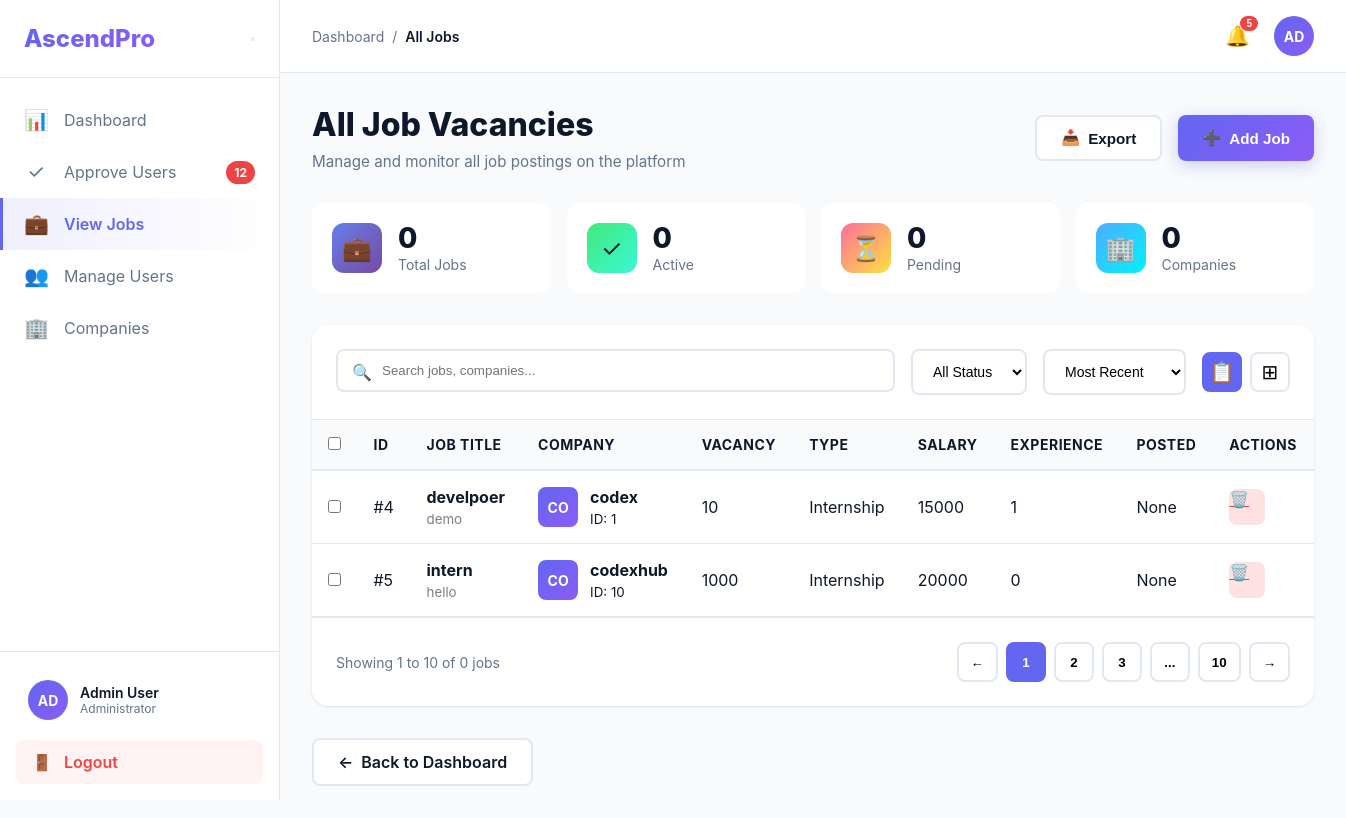
Screenshot of /admin/jobs with the database file from the repository.
### tables this page shows
CREATE TABLE jobs (
  id INTEGER PRIMARY KEY AUTOINCREMENT,
  role TEXT,
  description TEXT,
  company TEXT
, company_id INTEGER, company_name TEXT, vacancy INTEGER, type TEXT, salary TEXT, experience TEXT, created_at TEXT);

### routes/admin_routes.py (the view)
@admin_bp.route("/jobs")
def jobs():
    conn = sqlite3.connect(DATABASE)
    conn.row_factory = sqlite3.Row
    cur = conn.cursor()
    cur.execute("""
        SELECT id, role, company_name, company_id,
               vacancy, type, salary, experience,
               description, created_at
        FROM jobs
        ORDER BY datetime(created_at) DESC
    """)
    jobs = cur.fetchall()
    cur.execute("SELECT COUNT(*) FROM jobs")
    total_jobs = cur.fetchone()[0]
    conn.close()
    return render_template(
        "admin/jobs.html",
        jobs=jobs,
        total_jobs=total_jobs
    )

### app.py (called while the page is built)
@app.context_processor
def inject_pending_count():
    try:
        conn = sqlite3.connect(DATABASE)
        cur = conn.cursor()
        cur.execute("SELECT COUNT(*) FROM users WHERE approved = 0")
        pending_count = cur.fetchone()[0]
        conn.close()
    except Exception:
        pending_count = 0
    return dict(pending_count=pending_count)

### templates/admin/jobs.html (shortened to what this page needs)
<!DOCTYPE html>
<html lang="en">
<head>
    <link rel="stylesheet" href="{{ url_for('static', filename='css/job-style.css') }}">
</head>
<body>
    <aside class="sidebar" id="sidebar">
        <div class="sidebar-header">
            <div class="logo">AscendPro</div>
            <button class="sidebar-toggle" id="sidebarToggle">
            </button>
        </div>
        <nav class="sidebar-nav">
            <a href="/admin/dashboard" class="nav-item">
                <span class="icon">📊</span>
                <span class="text">Dashboard</span>
            </a>
            <a href="/admin/pending-users" class="nav-item">
                <span class="icon">✓</span>
                <span class="text">Approve Users</span>
                <span class="badge">12</span>
            </a>
            <a href="/admin/jobs" class="nav-item active">
                <span class="icon">💼</span>
                <span class="text">View Jobs</span>
            </a>
            <a href="/admin/users" class="nav-item">
                <span class="icon">👥</span>
                <span class="text">Manage Users</span>
            </a>
            <a href="/admin/companies" class="nav-item">
                <span class="icon">🏢</span>
                <span class="text">Companies</span>
            </a>
        </nav>
        <div class="sidebar-footer">
            <div class="admin-profile">
                <div class="avatar">AD</div>
                <div class="admin-info">
                    <div class="name">Admin User</div>
                    <div class="role">Administrator</div>
                </div>
            </div>
            <a href="/login" class="logout-btn">
                <span class="icon">🚪</span>
                <span class="text">Logout</span>
            </a>
        </div>
    </aside>
    <main class="main-content">
        <header class="top-bar">
            <div class="top-bar-left">
                <div class="breadcrumb">
                    <a href="/admin/dashboard">Dashboard</a>
                    <span class="separator">/</span>
                    <span class="current">All Jobs</span>
                </div>
            </div>
            <div class="top-bar-right">
                <button class="notification-btn">
                    <span class="icon">🔔</span>
                    <span class="badge">5</span>
                </button>
                <div class="admin-avatar">AD</div>
            </div>
        </header>
        <div class="page-content">
            <div class="page-header">
                <div class="header-left">
                    <h1>All Job Vacancies</h1>
                    <p>Manage and monitor all job postings on the platform</p>
                </div>
                <div class="header-actions">
                    <button class="btn-secondary" onclick="exportData()">
                        <span class="icon">📥</span>
                        <span>Export</span>
                    </button>
                    <button class="btn-primary" onclick="addNewJob()">
                        <span class="icon">➕</span>
                        <span>Add Job</span>
                    </button>
                </div>
            </div>
            <div class="stats-row">
                <div class="stat-mini">
                    <div class="stat-icon total">💼</div>
                    <div class="stat-info">
                        <div class="stat-value" id="totalJobs">0</div>
                        <div class="stat-label">Total Jobs</div>
                    </div>
                </div>
                <div class="stat-mini">
                    <div class="stat-icon active">✓</div>
                    <div class="stat-info">
                        <div class="stat-value" id="activeJobs">0</div>
                        <div class="stat-label">Active</div>
                    </div>
                </div>
                <div class="stat-mini">
                    <div class="stat-icon pending">⏳</div>
                    <div class="stat-info">
                        <div class="stat-value" id="pendingJobs">0</div>
                        <div class="stat-label">Pending</div>
                    </div>
                </div>
                <div class="stat-mini">
                    <div class="stat-icon companies">🏢</div>
                    <div class="stat-info">
                        <div class="stat-value" id="totalCompanies">0</div>
                        <div class="stat-label">Companies</div>
                    </div>
                </div>
            </div>
            <div class="table-container">
                <div class="table-controls">
                    <div class="search-filter">
                        <div class="search-box">
                            <span class="search-icon">🔍</span>
                            <input type="text" id="searchInput" placeholder="Search jobs, companies...">
                        </div>
                        <select class="filter-select" id="statusFilter">
                            <option value="">All Status</option>
                        </select>
                        <select class="filter-select" id="sortBy">
                            <option value="recent">Most Recent</option>
                        </select>
                    </div>
                    <div class="view-options">
                        <button class="view-btn active" data-view="table">
                            <span>📋</span>
                        </button>
                        <button class="view-btn" data-view="grid">
                            <span>⊞</span>
                        </button>
                    </div>
                </div>
           <div class="table-wrapper">
<table class="jobs-table">
    <thead>
        <tr>
            <th><input type="checkbox" id="selectAll"></th>
            <th>ID</th>
            <th>Job Title</th>
            <th>Company</th>
            <th>Vacancy</th>
            <th>Type</th>
            <th>Salary</th>
            <th>Experience</th>
            <th>Posted</th>
            <th>Actions</th>
        </tr>
    </thead>
    <tbody id="jobsTableBody">
    {% if jobs %}
        {% for j in jobs %}
        <tr class="job-row">
            <td>
                <input type="checkbox" class="row-checkbox">
            </td>
            <td>#{{ j[0] }}</td>
            <td>
                <div class="title-cell">
                    <strong>{{ j[1] }}</strong>
                    <small style="display:block;color:gray;">
                        {{ j[8][:60] }}{% if j[8]|length > 60 %}...{% endif %}
                    </small>
                </div>
            </td>
            <td>
                <div class="company-info">
                    <div class="company-avatar">
                        {{ j[2][:2].upper() }}
                    </div>
                    <div class="company-details">
                        <strong>{{ j[2] }}</strong>
                        <small>ID: {{ j[3] }}</small>
                    </div>
                </div>
            </td>
            <td>{{ j[4] }}</td>
            <td>{{ j[5] }}</td>
            <td>{{ j[6] }}</td>
            <td>{{ j[7] }}</td>
            <td>{{ j[9] }}</td>
            <td>
                <div class="action-buttons">
                    <a href="/admin/delete-job/{{ j[0] }}"
                       class="action-btn delete"
                       onclick="return confirm('Are you sure you want to delete this job?')">
                        🗑️
                    </a>
                </div>
            </td>
        </tr>
        {% endfor %}
    {% else %}
        <tr>
            <td colspan="10" style="text-align:center;padding:20px;">
                No Jobs Available
            </td>
        </tr>
    {% endif %}
    </tbody>
</table>
</div>
                <div class="pagination">
                    <div class="pagination-info">
                        Showing <span id="showingStart">1</span> to <span id="showingEnd">10</span> of <span id="totalRecords">0</span> jobs
                    </div>
                    <div class="pagination-controls">
                        <button class="page-btn" id="prevBtn">
                            <span>←</span>
                        </button>
                        <button class="page-btn active">1</button>
                        <button class="page-btn">2</button>
                        <button class="page-btn">3</button>
                        <button class="page-btn">...</button>
                        <button class="page-btn">10</button>
                        <button class="page-btn" id="nextBtn">
                            <span>→</span>
                        </button>
                    </div>
                </div>
            </div>
            <div class="back-section">
                <a href="/admin/dashboard" class="btn-back">
                    <span class="icon">←</span>
                    <span>Back to Dashboard</span>
                </a>
            </div>
        </div>
    </main>
</body>
</html>

### rows the page displays
jobs: id "4", role "develpoer", description "demo", company_name "CO", company_name "codex", company "1", vacancy "10", type "Internship", salary "15000", experience "1", j "None"
jobs: id "5", role "intern", description "hello", company_name "CO", company_name "codexhub", company "10", vacancy "1000", type "Internship", salary "20000", experience "0", j "None"
